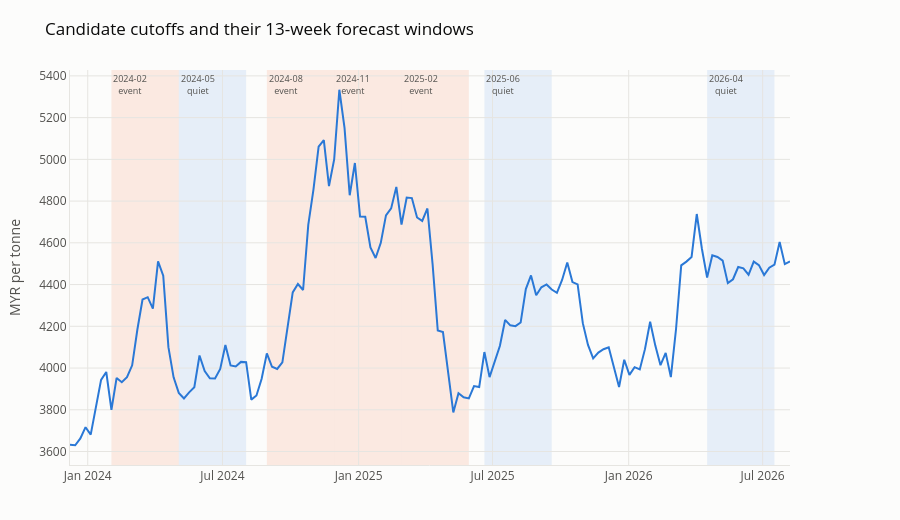

The notebook cell this image was saved under:
### Markdown cell above
---
## 6. Visual check

The chart is the audit. If an orange band looks flat, or a blue band contains a
cliff, the label is wrong and the cutoff should be swapped.

### Code cell
plot_cutoff_windows(
    svc.get_series(MPOB_WEEKLY_SERIES_ID, as_of=as_of),
    cutoffs=DEFAULT_CUTOFFS,
    horizons=13,
)

### Figure 1 — Plotly figure (JSON) as saved in the notebook; plotly's stock layout.template omitted (floating-point values rounded to 4 significant figures; data arrays with more than 128 entries replaced by an {"elided": "..."} marker saying what was removed)
{"data": [{"hovertemplate": "%{x|%d %b %Y}<br><b>RM%{y:,.0f}</b>/tonne<extra></extra>", "line": {"color": "#2a78d6", "width": 2}, "mode": "lines", "name": "Palm oil", "type": "scatter", "x": {"elided": "140 str values"}, "y": {"elided": "140 float values"}}], "layout": {"annotations": [{"font": {"size": 9}, "showarrow": false, "text": "2024-02<br>event", "x": "2024-02-02", "xanchor": "left", "xref": "x", "y": 1, "yanchor": "top", "yref": "y domain"}, {"font": {"size": 9}, "showarrow": false, "text": "2024-05<br>quiet", "x": "2024-05-03", "xanchor": "left", "xref": "x", "y": 1, "yanchor": "top", "yref": "y domain"}, {"font": {"size": 9}, "showarrow": false, "text": "2024-08<br>event", "x": "2024-08-30", "xanchor": "left", "xref": "x", "y": 1, "yanchor": "top", "yref": "y domain"}, {"font": {"size": 9}, "showarrow": false, "text": "2024-11<br>event", "x": "2024-11-29", "xanchor": "left", "xref": "x", "y": 1, "yanchor": "top", "yref": "y domain"}, {"font": {"size": 9}, "showarrow": false, "text": "2025-02<br>event", "x": "2025-02-28", "xanchor": "left", "xref": "x", "y": 1, "yanchor": "top", "yref": "y domain"}, {"font": {"size": 9}, "showarrow": false, "text": "2025-06<br>quiet", "x": "2025-06-20", "xanchor": "left", "xref": "x", "y": 1, "yanchor": "top", "yref": "y domain"}, {"font": {"size": 9}, "showarrow": false, "text": "2026-04<br>quiet", "x": "2026-04-17", "xanchor": "left", "xref": "x", "y": 1, "yanchor": "top", "yref": "y domain"}], "font": {"color": "#52514e", "size": 12}, "height": 520, "hovermode": "x unified", "legend": {"orientation": "h", "x": 0, "xanchor": "left", "y": 1.02, "yanchor": "bottom"}, "margin": {"b": 55, "l": 70, "r": 110, "t": 70}, "paper_bgcolor": "#fcfcfb", "plot_bgcolor": "#fcfcfb", "shapes": [{"fillcolor": "rgba(235, 104, 52, 0.13)", "layer": "below", "line": {"width": 0}, "type": "rect", "x0": "2024-02-02", "x1": "2024-05-03", "xref": "x", "y0": 0, "y1": 1, "yref": "y domain"}, {"fillcolor": "rgba(42, 120, 214, 0.10)", "layer": "below", "line": {"width": 0}, "type": "rect", "x0": "2024-05-03", "x1": "2024-08-02", "xref": "x", "y0": 0, "y1": 1, "yref": "y domain"}, {"fillcolor": "rgba(235, 104, 52, 0.13)", "layer": "below", "line": {"width": 0}, "type": "rect", "x0": "2024-08-30", "x1": "2024-11-29", "xref": "x", "y0": 0, "y1": 1, "yref": "y domain"}, {"fillcolor": "rgba(235, 104, 52, 0.13)", "layer": "below", "line": {"width": 0}, "type": "rect", "x0": "2024-11-29", "x1": "2025-02-28", "xref": "x", "y0": 0, "y1": 1, "yref": "y domain"}, {"fillcolor": "rgba(235, 104, 52, 0.13)", "layer": "below", "line": {"width": 0}, "type": "rect", "x0": "2025-02-28", "x1": "2025-05-30", "xref": "x", "y0": 0, "y1": 1, "yref": "y domain"}, {"fillcolor": "rgba(42, 120, 214, 0.10)", "layer": "below", "line": {"width": 0}, "type": "rect", "x0": "2025-06-20", "x1": "2025-09-19", "xref": "x", "y0": 0, "y1": 1, "yref": "y domain"}, {"fillcolor": "rgba(42, 120, 214, 0.10)", "layer": "below", "line": {"width": 0}, "type": "rect", "x0": "2026-04-17", "x1": "2026-07-17", "xref": "x", "y0": 0, "y1": 1, "yref": "y domain"}], "title": {"font": {"color": "#0b0b0b", "size": 17}, "text": "Candidate cutoffs and their 13-week forecast windows"}, "xaxis": {"gridcolor": "#e6e5e1", "linecolor": "#e6e5e1", "showspikes": false, "zeroline": false}, "yaxis": {"gridcolor": "#e6e5e1", "linecolor": "#e6e5e1", "showspikes": false, "title": {"text": "MYR per tonne"}, "zeroline": false}}}
